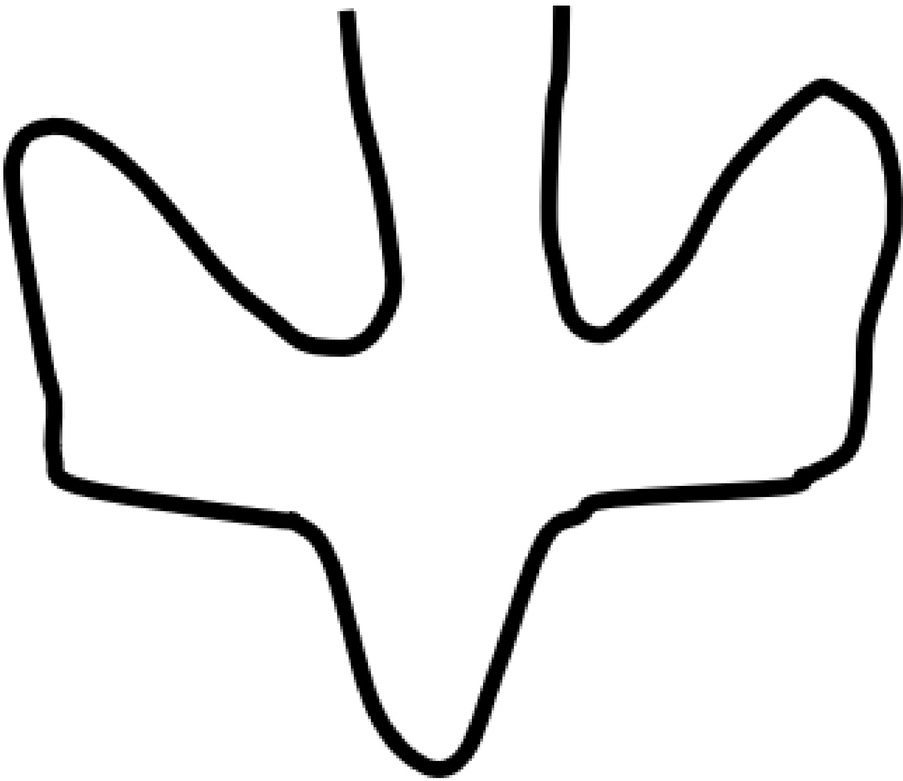
#> input picture Laboratorio de Física 2/Proyecto final/Pajaro.jpg, 903 x 781 px, shrunk from 2432 x 2104 before the run
$ python Pajaro.py
#> lines starting #> are read from the running program, lines starting #| are printed output that depends on the picture; after the words box and inside, x2 and y2 are one past the last pixel; in counts of white or black regions, pixels touching at a corner belong together
import cv2
import numpy as np
import matplotlib.pyplot as plt
from mpl_toolkits.axes_grid1 import make_axes_locatable
import time


# Cargar la imagen
img = cv2.imread('Pajaro.jpg', cv2.IMREAD_GRAYSCALE)
#> img is the input picture: shape (781, 903); min 0, max 255, mean 234.6

# Obtener las dimensiones de la imagen
img_height, img_width = img.shape
#> img_height = 781; img_width = 903

# El tamaño real de la espira es 11 cm (0.11 m)
real_espira_size = 0.08  # en metros

# Calcular el factor de escala: cuánto equivale 1 píxel en metros
# Suponiendo que la imagen tiene un tamaño aproximado de la espira de 2000 píxeles de ancho
# Ajustamos para que el tamaño de la espira sea de 0.11 metros
scale_factor = real_espira_size / img_width  # Factor de escala en metros por píxel
#> scale_factor = 8.86e-05

# Preprocesamiento: umbral para obtener una imagen binaria
_, img_bin = cv2.threshold(img, 127, 255, cv2.THRESH_BINARY_INV)
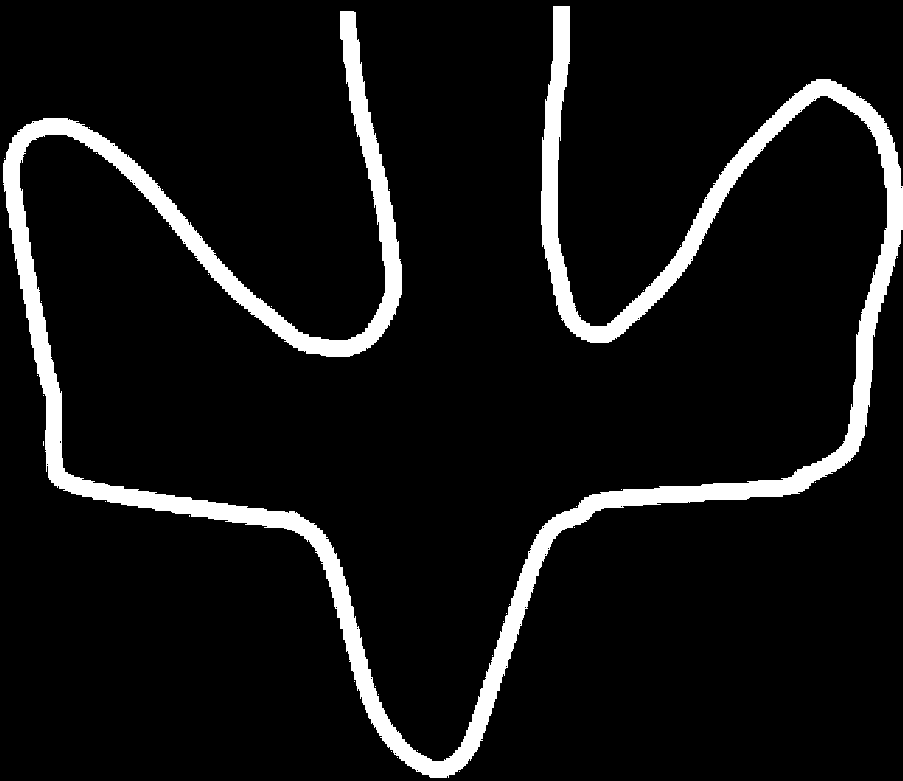
#> img_bin: shape (781, 903); 8% white; 39 white regions (38 under 20 px)

# Encontrar los contornos de la curva
contours, _ = cv2.findContours(img_bin, cv2.RETR_EXTERNAL, cv2.CHAIN_APPROX_SIMPLE)
#> contours = 39 contours, 38 with area under 20; largest, box (x1, y1, x2, y2) and area: (3, 6, 903, 778) 52650

# Extraer coordenadas de los contornos y aplicar el factor de escala
x_values = []
y_values = []

for contour in contours:
    for point in contour:
        # Escalar las coordenadas por el factor de escala
        x_values.append(point[0][0] * scale_factor)  # Coordenada X
        y_values.append(point[0][1] * scale_factor)  # Coordenada Y
#> this loop made 39 passes
#> contour on passes 1 to 12: [[459, 771]], [[397, 757]], [[391, 751]], [[417, 750]], [[378, 694]], [[375, 686]], [[354, 681]], [[492, 655]], [[503, 621]], [[506, 613]], [[509, 604]], [[574, 527]]
#> after the loop, x_values = 3082 values, max 0.0799 at index 2672, min 0.000266 at index 1967, mean 0.0404; y_values = 3082 values, max 0.0688 at index 2316, min 0.000532 at index 40, mean 0.0315

def MagneticField(x, y, wire, I=5):
    mu0 = 4 * np.pi * 10**(-7)
    c = mu0 * I / (4 * np.pi)
    xA, yA = wire[0][0], wire[0][1]
    xB, yB = wire[1][0], wire[1][1]
    r1 = np.sqrt((x - xA)**2 + (y - yA)**2)
    r2 = np.sqrt((x - xB)**2 + (y - yB)**2)
    L = np.sqrt((xB - xA)**2 + (yB - yA)**2)
    CosTheta1 = (r2**2 - r1**2 - L**2) / (2 * L * r1)
    CosTheta2 = (r2**2 - r1**2 + L**2) / (2 * L * r2)
    distance = np.sqrt(2 * r1**2 * r2**2 + 2 * r1**2 * L**2 + 2 * r2**2 * L**2 - r1**4 - r2**4 - L**4) / (2 * L)
    Bfield = c * (CosTheta2 - CosTheta1) / distance
    return Bfield

X_tamaño = Y_tamaño = 0.07
Calidad = 100
x = np.linspace(-X_tamaño, X_tamaño, Calidad)
y = np.linspace(-Y_tamaño, Y_tamaño, Calidad)

[x, y] = np.meshgrid(x, y)

sum_Bs = np.zeros_like(x)

# Iterar sobre los contornos y calcular el campo magnético solo entre puntos vecinos
for contour in contours:
    for i in range(len(contour) - 1):
        # Tomar puntos consecutivos del contorno
        wire = [(contour[i][0][0] * scale_factor - 0.0385 , contour[i][0][1] * scale_factor - 0.034 ),
                (contour[i+1][0][0] * scale_factor - 0.0385 , contour[i+1][0][1] * scale_factor - 0.034 )]
        B = MagneticField(x, y, wire)
        sum_Bs += B  # Sumar el campo magnético calculado para este par de puntos

        progress = i + 1
        percentage = (progress / (len(contour) - 1)) * 100
        print(f"Progreso: {progress}/{(len(contour)-1)} ({percentage:.2f}%)", end='\r')
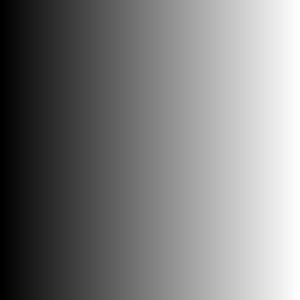
#> x: shape (100, 100) float64 (shown 3 times larger); min -0.07, max 0.07, mean 4.55e-18; drawn with min black and max white

# Visualización del campo magnético
fig, ax = plt.subplots(1, 1, figsize=(6, 6))
im = ax.pcolormesh(x, y, np.log10(np.abs(sum_Bs)), vmin=-2, vmax=-4, cmap="jet")
ax.set_xlim(-X_tamaño, X_tamaño)
ax.set_xlabel(r"$x$ [m]")
ax.set_ylim(-Y_tamaño, Y_tamaño)
ax.set_ylabel(r"$y$ [m]")

divider = make_axes_locatable(ax)
cax = divider.append_axes("right", size="5%", pad=0.01)
cb = fig.colorbar(im, ax=ax, orientation="vertical", cax=cax)
cb.set_label("$\log(B)$", labelpad=5)

plt.show()
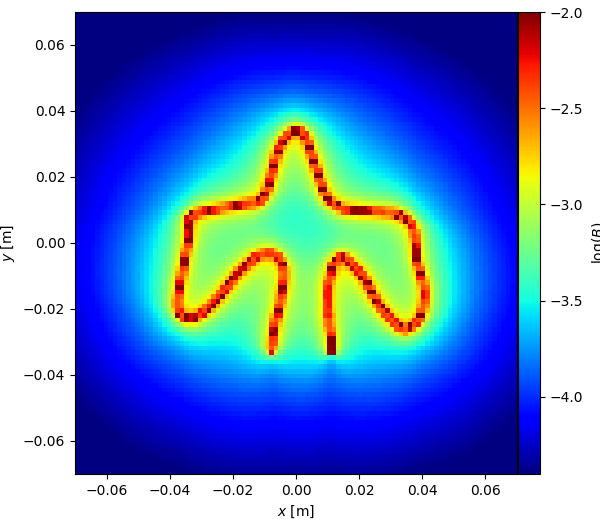
#> figure drawn by matplotlib, 2 panels

$ run again, with Laboratorio de Física 2/Proyecto final/Estrella.jpg copied over Laboratorio de Física 2/Proyecto final/Pajaro.jpg
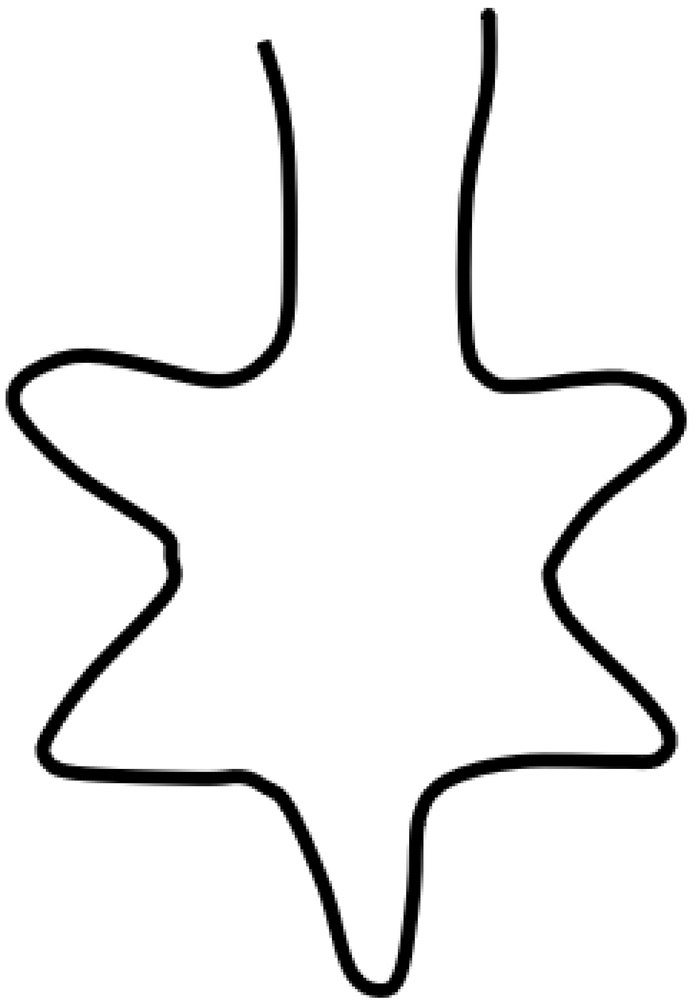
#> input picture Laboratorio de Física 2/Proyecto final/Estrella.jpg, 696 x 1000 px, shrunk from 1849 x 2657 before the run
#> img is the input picture: shape (1000, 696); min 0, max 255, mean 239.1
#> `_, img_bin = cv2.threshold(img, 127, 255, cv2.THRESH_BINARY_INV)`:
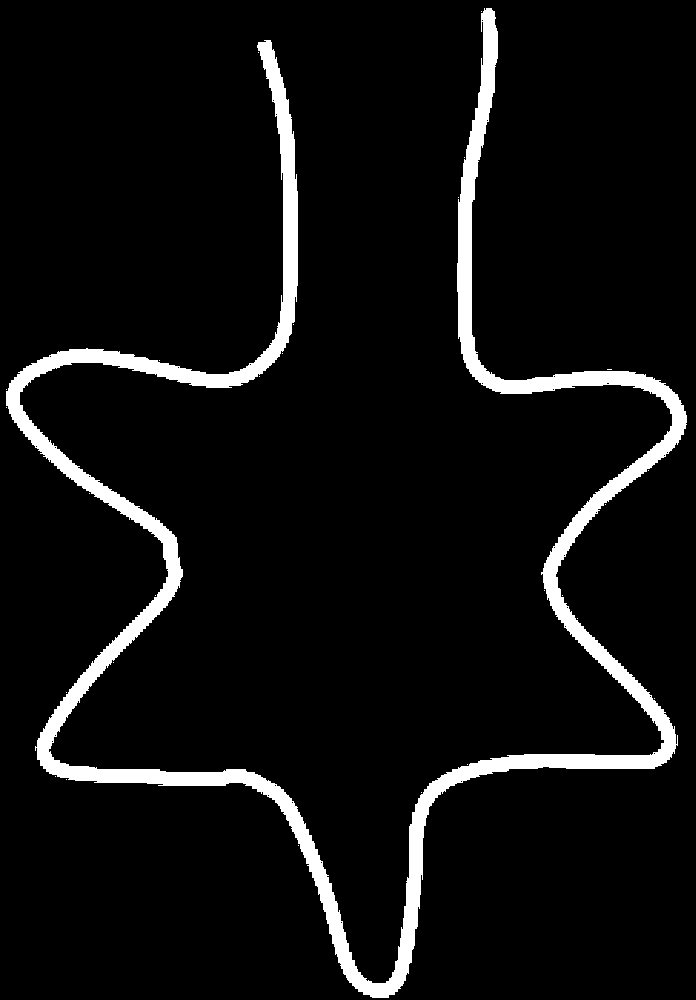
#> img_bin: shape (1000, 696); 6.3% white; 28 white regions (27 under 20 px)
#> contours = 28 contours, 27 with area under 20; largest, box (x1, y1, x2, y2) and area: (6, 8, 687, 998) 40128
#> the loop `for contour in contours:` made 28 passes
#> contour on passes 1 to 8: [[298, 845]], [[421, 792]], [[66, 779]], [[55, 776]], [[467, 764]], [[654, 698]], [[66, 692]], [[113, 662]]
#> after the loop `for contour in contours:`: x_values = 2752 values, max 0.0789 at index 2572, min 0.00069 at index 16, mean 0.0394; y_values = 2752 values, max 0.115 at index 2118, min 0.00092 at index 28, mean 0.0644
#> `plt.show()`:
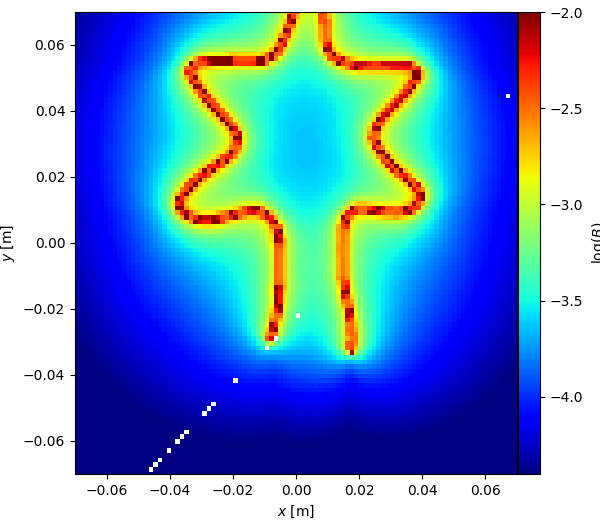
#> figure drawn by matplotlib, 2 panels

$ run again, with Laboratorio de Física 2/Proyecto final/Trebol.jpg copied over Laboratorio de Física 2/Proyecto final/Pajaro.jpg
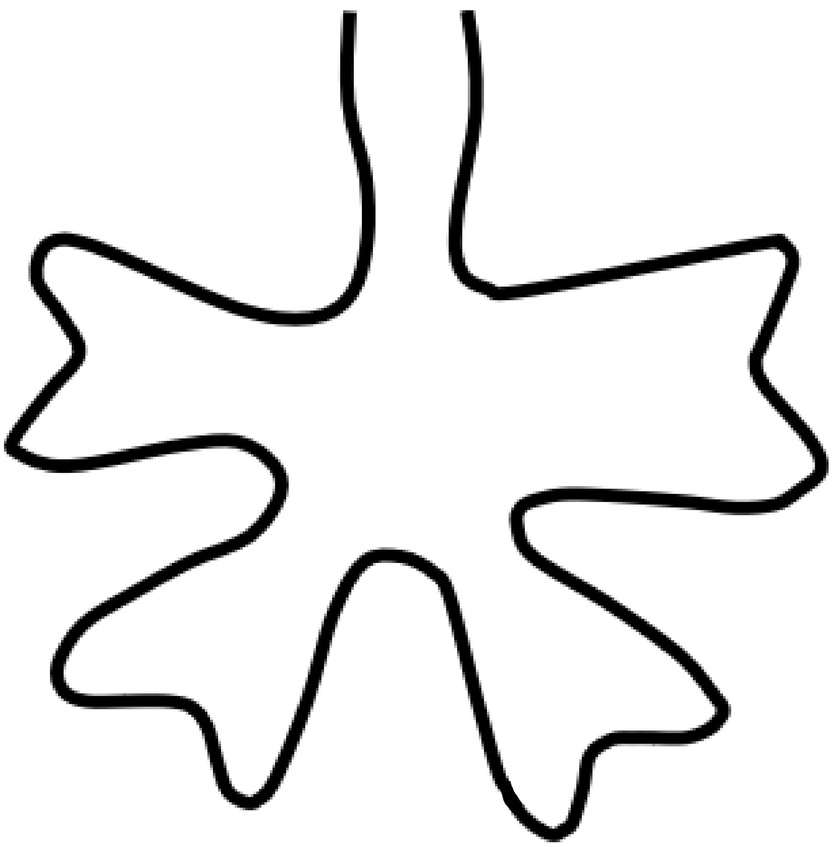
#> input picture Laboratorio de Física 2/Proyecto final/Trebol.jpg, 833 x 847 px, shrunk from 2265 x 2305 before the run
#> img is the input picture: shape (847, 833); min 0, max 255, mean 235.1
#> `_, img_bin = cv2.threshold(img, 127, 255, cv2.THRESH_BINARY_INV)`:
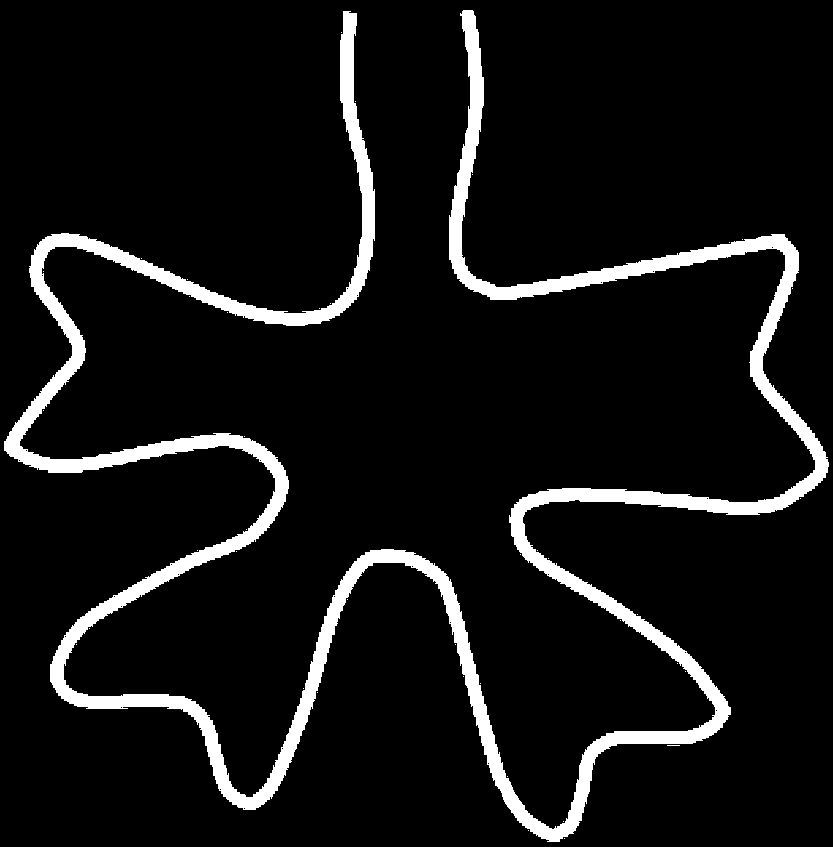
#> img_bin: shape (847, 833); 7.8% white; 40 white regions (39 under 20 px)
#> contours = 40 contours, 39 with area under 20; largest, box (x1, y1, x2, y2) and area: (4, 10, 829, 842) 50542
#> the loop `for contour in contours:` made 40 passes
#> contour on passes 1 to 8: [[564, 838]], [[528, 830]], [[563, 821]], [[507, 776]], [[667, 745], [679, 745]], [[317, 692]], [[303, 688]], [[480, 683]]
#> after the loop `for contour in contours:`: x_values = 4024 values, max 0.0795 at index 3679, min 0.000384 at index 2425, mean 0.0381; y_values = 4024 values, max 0.0808 at index 3234, min 0.00096 at index 40, mean 0.0481
#> `plt.show()`:
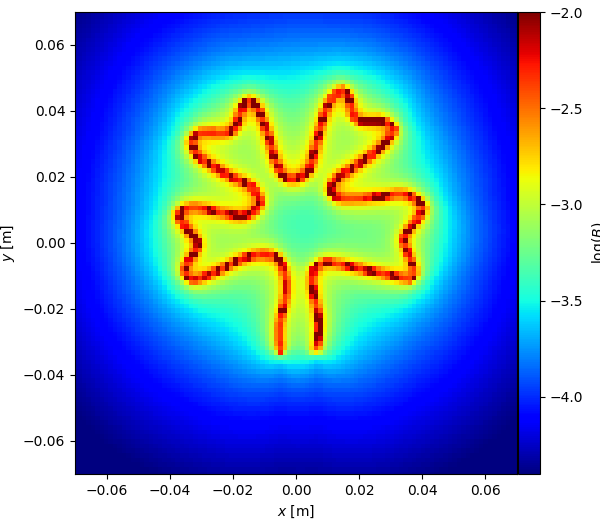
#> figure drawn by matplotlib, 2 panels
